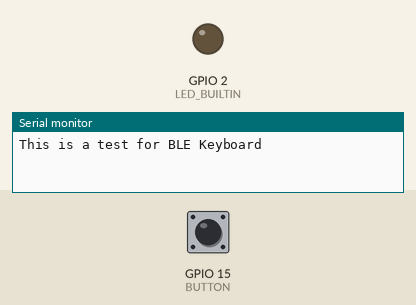
This sketch was run on a simulated ESP32. Shown: output pins drawn as LEDs (lit = HIGH), the last lines printed to the serial monitor. The test bench sets the inputs (shaded band); at power-on: GPIO 15 (BUTTON) LOW. USB keyboard and mouse output is not drawn.

Above: at 1.2 s.
1.3 s: GPIO 15 (BUTTON) pulled HIGH for 0.15 s
At 2.5 s:
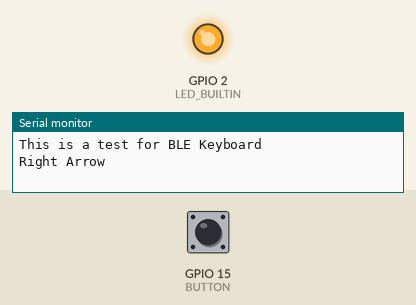
2.9 s: GPIO 15 (BUTTON) pulled HIGH for 1 s
Timing chart, 0 to 5.9 s (numbered marks = the images above; inputs shaded):
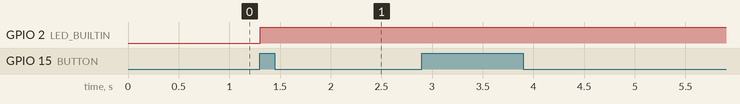

Measured:
- after the input at 1.3 s, GPIO 2 (LED_BUILTIN): LOW → HIGH at once

The sketch:

BluetoothPageTurner.ino
```cpp
/*A simple Bluetooth Page Turner using the bleKeyboard Library
 * Prototype Target: Sparkfun ESP32 Thing Plus C
 * Prototype Circuit: Connect the button to the ESP32 through a pull down resistor.
 * The input on BUTTON should be low when the button is not pressed.
 */
#include <BleKeyboard.h>
// Parameters for the button
#define BUTTON 15
#define REPEAT_DELAY 300 //the amount of time between successive page turns if the button is continually depressed (ms)

#define SOFT_BACK 4 // multiples of repeat_delay. SOFT_Back allows the user to turn the page backwards instead of forwards if the button is held for a "long press"

BleKeyboard bleKeyboard;

  void setup() {

  Serial.begin(9600);
  Serial.println("This is a test for BLE Keyboard");
  bleKeyboard.begin();
  pinMode(LED_BUILTIN, OUTPUT);
  pinMode(BUTTON, INPUT);
}
int softBackCount = 0;
void loop() {
  // put your main code here, to run repeatedly:
  if (bleKeyboard.isConnected()){

    if(digitalRead(BUTTON)==HIGH){
#ifdef SOFT_BACK
        softBackCount++;
        if (softBackCount == SOFT_BACK){
            Serial.println("Left Arrow");
            bleKeyboard.write(KEY_LEFT_ARROW);
        }
        else{
        Serial.println("Right Arrow");
        bleKeyboard.write(KEY_RIGHT_ARROW);
        digitalWrite(LED_BUILTIN,HIGH);
        delay(REPEAT_DELAY);
        }
#else
        Serial.println("Right Arrow");
        bleKeyboard.write(KEY_RIGHT_ARROW);
        digitalWrite(LED_BUILTIN,HIGH);
        delay(REPEAT_DELAY);
#endif
    }
    else softBackCount = 0;

  }

}
```
